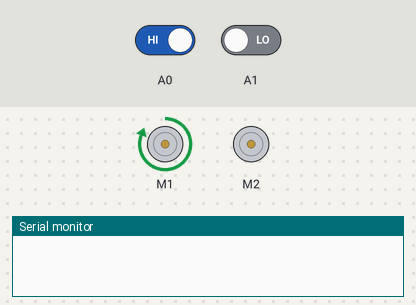
A sketch run on a simulated Arduino Uno, built with avr-gcc and run on an emulated ATmega328P. Shown: 2 × DC motor (green arrow = forward, orange = backward, longer = faster), the last lines printed to the serial monitor. The inputs (shaded band) are chosen by the test bench; at power-on: A0 HIGH, A1 LOW.

Above: at 1.2 s.
1.3 s: A0 driven LOW
At 2.1 s:
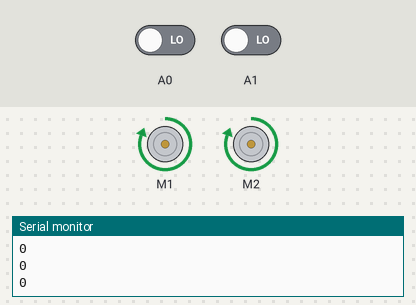
2.8 s: A1 driven HIGH
At 3.3 s:
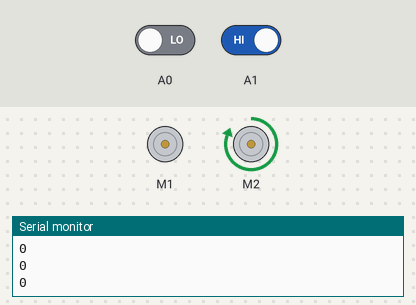
4.3 s: A0 driven HIGH
At 5.5 s:
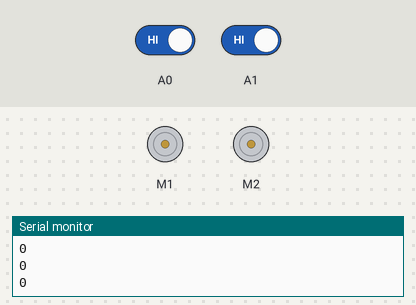
5.8 s: A1 driven LOW
At 6.7 s:
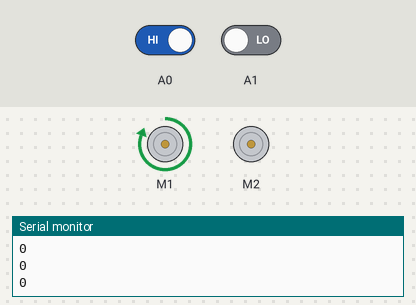
Timing chart, 0 to 8.3 s (numbered marks = the images above; inputs shaded):
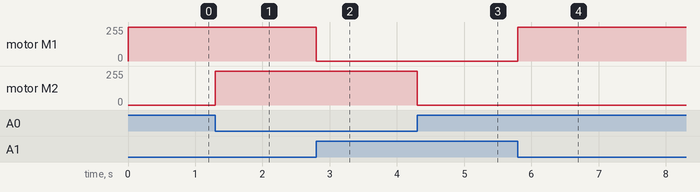

Measured:
- after the input at 1.3 s, motor M2: stopped → forward 255/255 at once
- after the input at 2.8 s, motor M1: forward 255/255 → stopped at once
- after the input at 4.3 s, motor M2: forward 255/255 → stopped at once
- after the input at 5.8 s, motor M1: stopped → forward 255/255 at once

The sketch:

line_follower_ds.ino
```cpp
/*
  line_follower_ds
  Line Follwer with two sensors code for Robo-Sigma Workshop

  created 1 Feb 2017
  by Mohit Sharma
*/

//include Motor Shield Library
#include <AFMotor.h>

//Connect Left Motor on M1 and Right Motor on M2
AF_DCMotor mL(1);
AF_DCMotor mR(2);

void setup(){
  Serial.begin(9600);
  mL.setSpeed(255); //set speed of Left Motor
  mL.run(RELEASE);  //stop motor initially
  mR.setSpeed(255); //set speed of Right Motor
  mR.run(RELEASE);  //stop motor initially

  pinMode(A0,INPUT);
  pinMode(A1,INPUT);
}

void loop(){
  int sense_right=digitalRead(A0);
  int sense_left=digitalRead(A1);
  if((sense_right==0)&&(sense_left==0)){
    Serial.println(sense_right);
    mL.run(FORWARD);
    mR.run(FORWARD);
  }
  else if((sense_right==1)&&(sense_left==1)){
    mR.run(RELEASE);
    mL.run(RELEASE);
  }
  else if((sense_right==0)&&(sense_left==1)){
    mR.run(FORWARD);
    mL.run(RELEASE);
  }
  else{
    mR.run(RELEASE);
    mL.run(FORWARD);
  }
}
```
